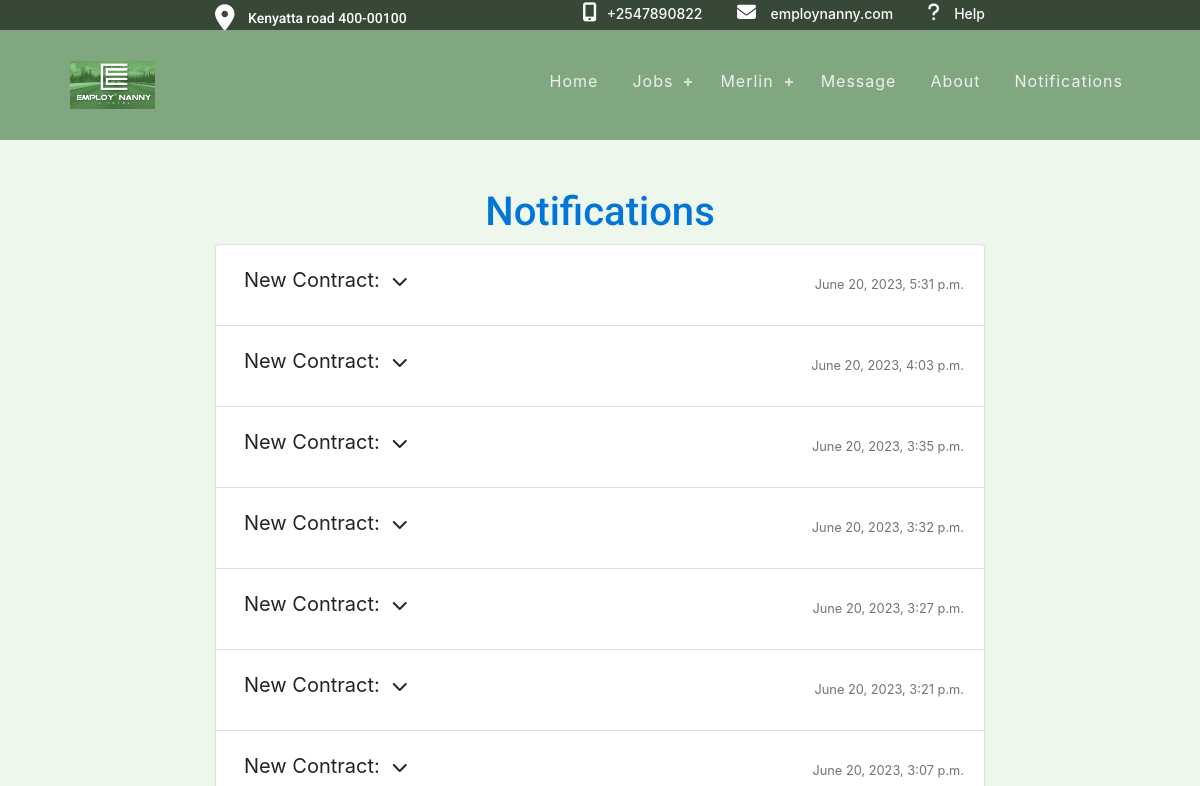
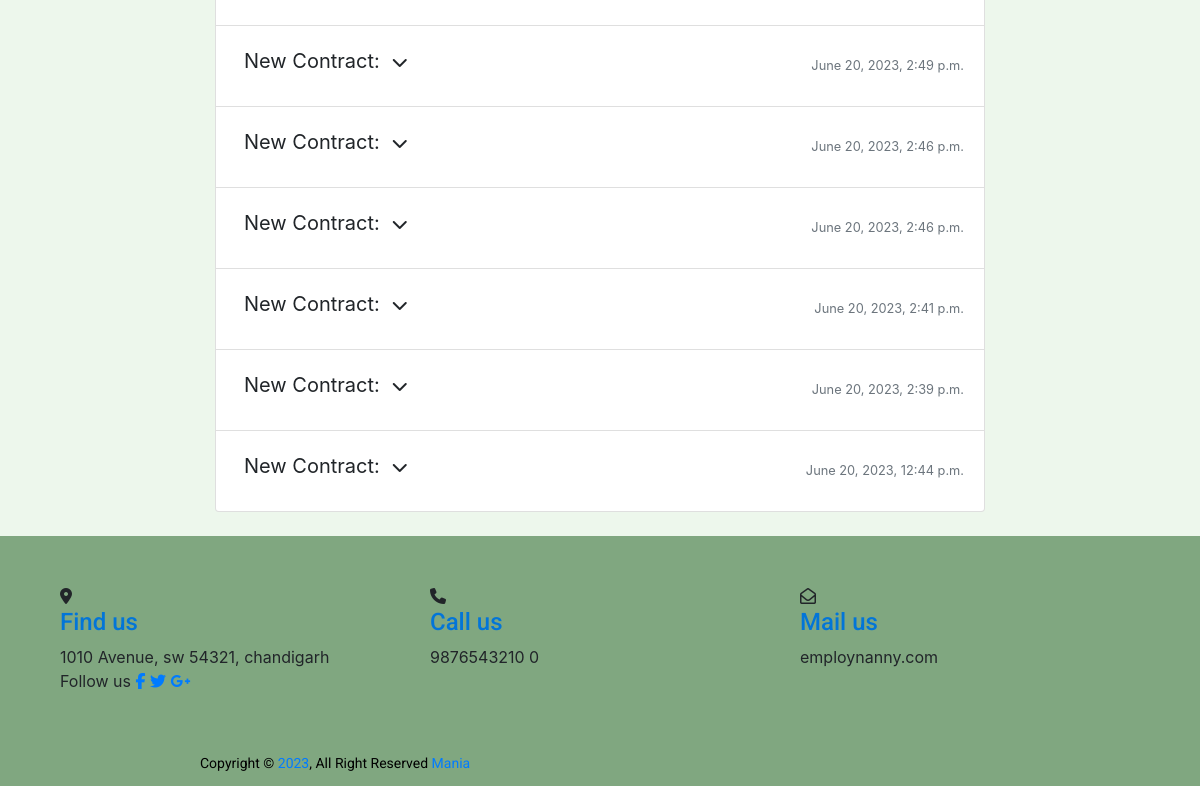
/notifications/ (signed in), run on an earlier commit of the app's database (2 pictures, top to bottom).
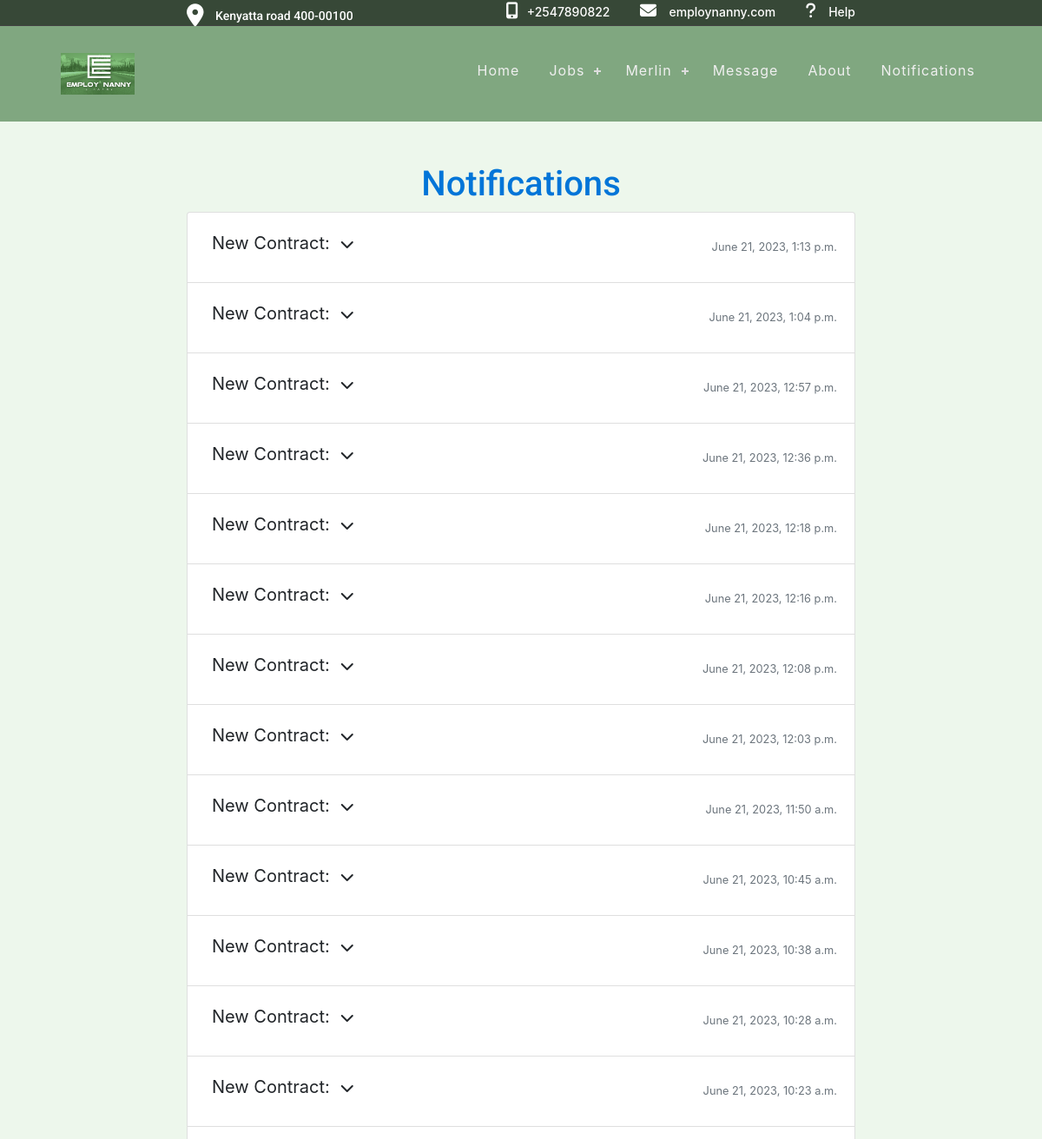
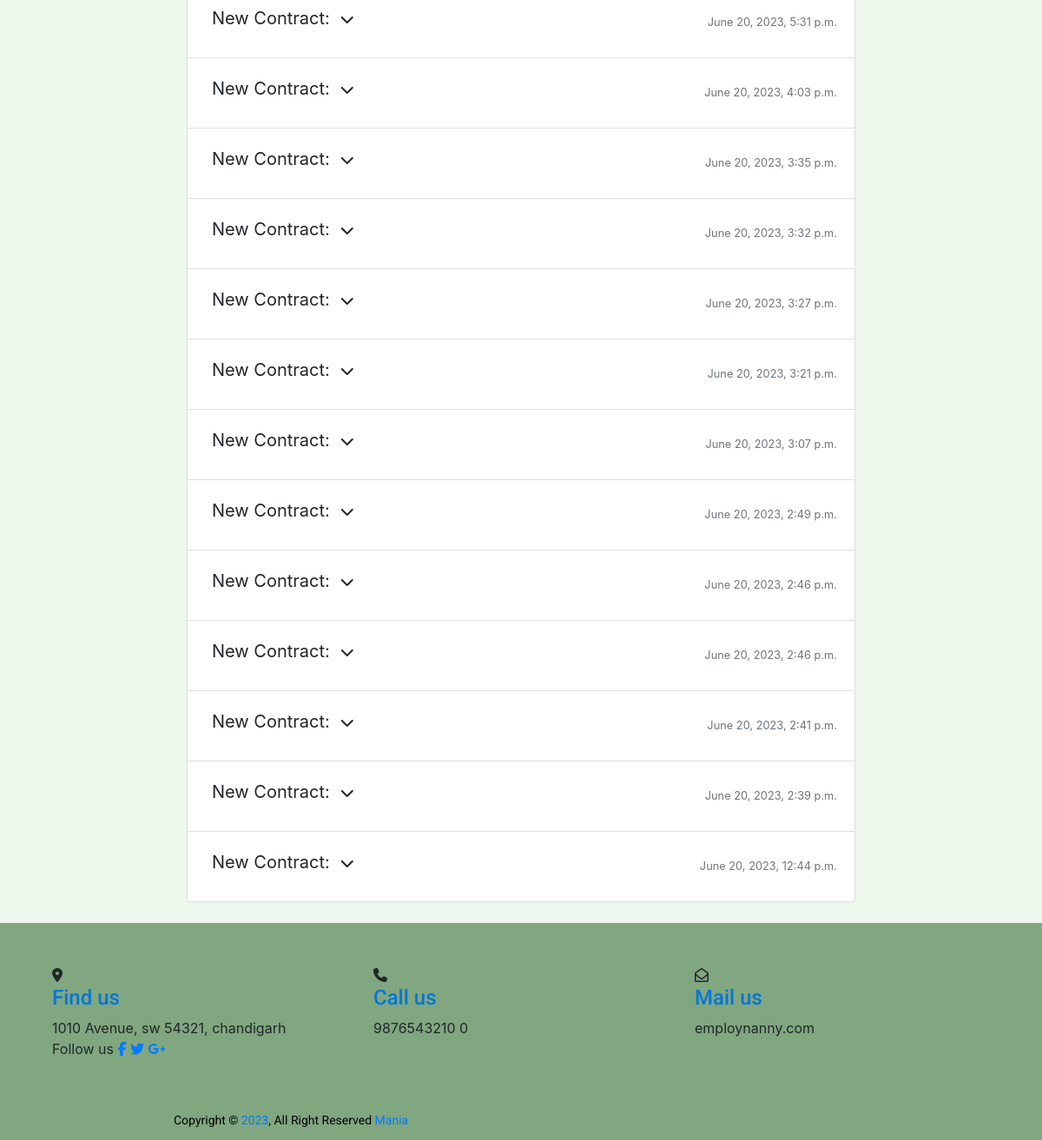
And on a later commit of the database (2 pictures, top to bottom).
### Notifications/models.py (models this page shows)
class Notification(models.Model):
    user = models.ForeignKey(
        User, on_delete=models.CASCADE, related_name='notifications')
    title = models.CharField(max_length=100, default="Unknown")
    message = models.TextField()
    created_at = models.DateTimeField(auto_now_add=True)
    read = models.BooleanField(default=False)
    class Meta:
        ordering = ['-created_at']

### Notifications/views.py (the view)
# urls.py: path("", views.notification_list, name="notification_list"),
@login_required
def notification_list(request):
    notifications = Notification.objects.filter(user=request.user)
    context = {
        'notifications': notifications
    }
    return render(request, 'notifications/notification_list.html', context)

### jobapp/templatetags/jobapp_tags.py (called while the page is built)
@register.filter(name='has_group')
def has_group(user, group_name):
    return user.groups.filter(name=group_name).exists()

### Notifications/templates/notifications/notification_list.html (shortened to what this page needs)
{% extends 'jobapp/base.html' %}
{% block content %}
    <div class="container mt-5" style="min-height: 600px;">
        <h1>Notifications</h1>
        {% if notifications %}
        <ul class="list-group">
            {% for notification in notifications %}
                <li class="list-group-item{% if not notification.read %} font-weight-bold{% endif %}">
                    <div class="d-flex justify-content-between align-items-center">
                        <span class="message" data-toggle="collapse" data-target="#collapse{{ notification.id }}" aria-expanded="false" aria-controls="collapse{{ notification.id }}">
                            <span class="notification-title">{{ notification.title }}:</span>
                            <i class="fa fa-chevron-down ml-2"></i>
                        </span>
                        <small class="text-muted">{{ notification.created_at }}</small>
                    </div>
                </li>
            {% endfor %}
        </ul>
        {% else %}
        <p>No notifications</p>
        {% endif %}
    </div>
{% endblock %}

What changed in the data, as far as the page shows it:
added Notification: title "New Contract", created_at "June 21, 2023, 1:13 p.m."
added Notification: title "New Contract", created_at "June 21, 2023, 1:04 p.m."
added Notification: title "New Contract", created_at "June 21, 2023, 12:57 p.m."
added Notification: title "New Contract", created_at "June 21, 2023, 12:36 p.m."
added Notification: title "New Contract", created_at "June 21, 2023, 12:18 p.m."
added Notification: title "New Contract", created_at "June 21, 2023, 12:16 p.m."
added Notification: title "New Contract", created_at "June 21, 2023, 12:08 p.m."
added Notification: title "New Contract", created_at "June 21, 2023, 12:03 p.m."
added Notification: title "New Contract", created_at "June 21, 2023, 11:50 a.m."
added Notification: title "New Contract", created_at "June 21, 2023, 10:45 a.m."
added Notification: title "New Contract", created_at "June 21, 2023, 10:38 a.m."
added Notification: title "New Contract", created_at "June 21, 2023, 10:28 a.m."
added Notification: title "New Contract", created_at "June 21, 2023, 10:23 a.m."
